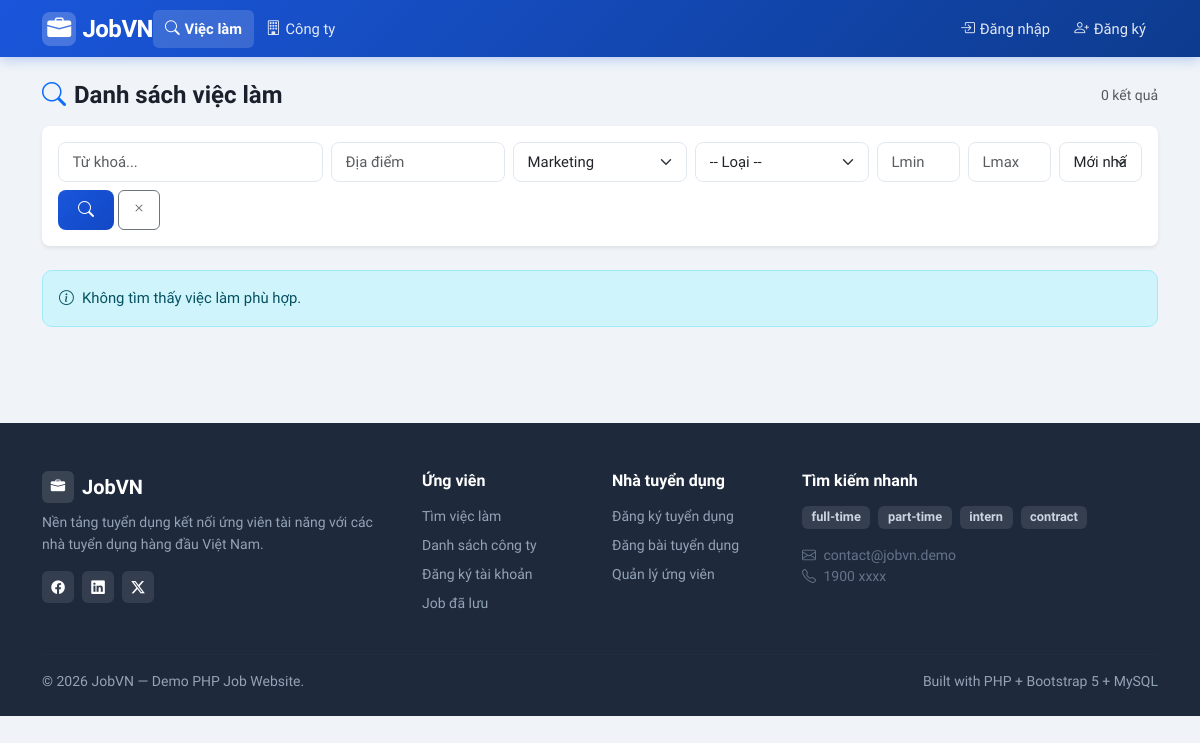
Page /index.php?page=jobs&category=Marketing on the earlier database version.
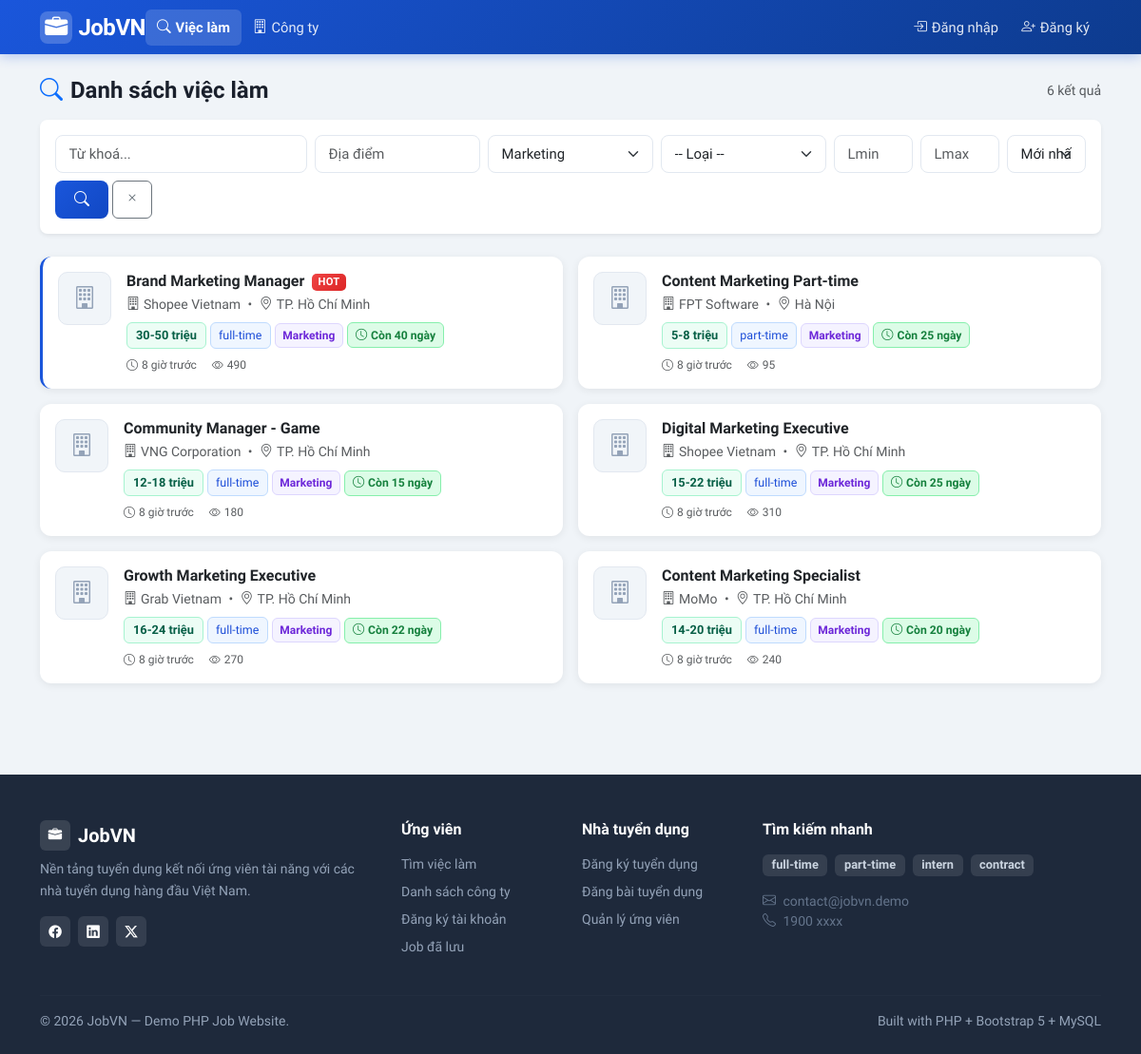
Same page on the later database version.
### tables this page shows
CREATE TABLE jobs (
    id INT AUTO_INCREMENT PRIMARY KEY,
    company_id INT NOT NULL,
    employer_id INT NOT NULL,                    
    title VARCHAR(200) NOT NULL,
    description TEXT NOT NULL,
    requirements TEXT NULL,
    location VARCHAR(200) NULL,
    salary_min INT NULL,                         
    salary_max INT NULL,                         
    job_type ENUM('full-time','part-time','intern','contract') NOT NULL DEFAULT 'full-time',
    is_active TINYINT(1) NOT NULL DEFAULT 1,
    is_hot TINYINT(1) NOT NULL DEFAULT 0,        
    views INT NOT NULL DEFAULT 0,                
    expired_at DATETIME NULL,                    
    category VARCHAR(50) NOT NULL DEFAULT 'Công nghệ thông tin',   
    created_at DATETIME NOT NULL DEFAULT CURRENT_TIMESTAMP,
    FOREIGN KEY (company_id) REFERENCES companies(id) ON DELETE CASCADE,
    FOREIGN KEY (employer_id) REFERENCES users(id) ON DELETE CASCADE
);

CREATE TABLE companies (
    id INT AUTO_INCREMENT PRIMARY KEY,
    owner_id INT NOT NULL,                       
    name VARCHAR(200) NOT NULL,
    description TEXT NULL,
    location VARCHAR(200) NULL,
    website VARCHAR(200) NULL,
    logo VARCHAR(255) NULL,                      
    created_at DATETIME NOT NULL DEFAULT CURRENT_TIMESTAMP,
    UNIQUE KEY uq_company_owner (owner_id),      
    FOREIGN KEY (owner_id) REFERENCES users(id) ON DELETE CASCADE
);

### public/index.php (called while the page is built, shortened)
<?php
require_once __DIR__ . '/../src/db.php';
require_once __DIR__ . '/../src/helpers.php';
$routes = [
    'home'                    => 'home.php',
    'login'                   => 'login.php',
    'register'                => 'register.php',
    'logout'                  => 'logout.php',
    'jobs'                    => 'jobs.php',
    'job_detail'              => 'job_detail.php',
    'companies'               => 'companies.php',
    'company_detail'          => 'company_detail.php',
    'download_cv'             => 'download_cv.php',
    'user/apply'              => 'user/apply.php',
    'user/my_applications'    => 'user/my_applications.php',
    'user/profile'            => 'user/profile.php',
    'user/saved_jobs'         => 'user/saved_jobs.php',
    'user/become_employer'    => 'user/become_employer.php',
    'employer/dashboard'      => 'employer/dashboard.php',
    'employer/jobs'           => 'employer/jobs.php',
    'employer/job_form'       => 'employer/job_form.php',
    'employer/job_delete'     => 'employer/job_delete.php',
    'employer/applications'   => 'employer/applications.php',
    'employer/company'        => 'employer/company.php',
    'admin/dashboard'         => 'admin/dashboard.php',
    'admin/users'             => 'admin/users.php',
    'admin/user_delete'       => 'admin/user_delete.php',
    'admin/jobs'              => 'admin/jobs.php',
    'admin/job_delete'        => 'admin/job_delete.php',
    'admin/companies'             => 'admin/companies.php',
    'admin/applications'          => 'admin/applications.php',
    'admin/employer_requests'     => 'admin/employer_requests.php',
];
$page = $_GET['page'] ?? 'home';
$file = __DIR__ . '/../src/pages/' . $routes[$page];
require $file;

### src/db.php (called while the page is built, shortened)
<?php
function db(): PDO
{
    static $pdo = null;
    if ($pdo === null) {
        $dsn = 'mysql:host=' . DB_HOST . ';port=' . DB_PORT . ';dbname=' . DB_NAME . ';charset=utf8mb4';
        $attempts = 0;
        while (true) {
            try {
                $pdo = new PDO($dsn, DB_USER, DB_PASS, [
                    PDO::ATTR_ERRMODE              => PDO::ERRMODE_EXCEPTION,
                    PDO::ATTR_DEFAULT_FETCH_MODE   => PDO::FETCH_ASSOC,
                    PDO::ATTR_EMULATE_PREPARES     => false,
                    PDO::MYSQL_ATTR_INIT_COMMAND   => "SET NAMES utf8mb4 COLLATE utf8mb4_unicode_ci",
                ]);
                break;
            } catch (PDOException $e) {
                $attempts++;
                if ($attempts >= 10) {
                    die('Không kết nối được MySQL: ' . $e->getMessage());
                }
                sleep(1);
            }
        }
    }
    return $pdo;
}

### src/pages/jobs.php (the view, shortened to what the changed rows need)
<?php
$category = $_GET['category'] ?? '';
$sort     = $_GET['sort'] ?? 'newest';
$page     = max(1, (int)($_GET['p'] ?? 1));
$perPage  = 10;
$validCategories = ['Công nghệ thông tin', 'Marketing', 'Thiết kế', 'Tài chính', 'HR', 'Bán hàng', 'Vận hành', 'Khác'];
$sql    = "SELECT j.*, c.name AS company_name, c.logo AS company_logo
           FROM jobs j JOIN companies c ON c.id = j.company_id
           WHERE j.is_active = 1";
$params = [];
if ($category && in_array($category, $validCategories, true)) {
    $sql .= " AND j.category = ?";
    $params[] = $category;
}
$countSql  = str_replace('SELECT j.*, c.name AS company_name, c.logo AS company_logo', 'SELECT COUNT(*)', $sql);
$countStmt = db()->prepare($countSql);
$countStmt->execute($params);
$total = (int)$countStmt->fetchColumn();
$orderBy = match($sort) {
    'salary_desc' => 'j.salary_max DESC, j.salary_min DESC',
    'views_desc'  => 'j.views DESC',
    default       => 'j.is_hot DESC, j.created_at DESC',
};
$sql .= " ORDER BY $orderBy LIMIT $perPage OFFSET " . (($page - 1) * $perPage);
$stmt = db()->prepare($sql);
$stmt->execute($params);
$jobs = $stmt->fetchAll();
require __DIR__ . '/../layout/header.php';
?>
<div class="d-flex justify-content-between align-items-center mb-3">
    <h4 class="fw-700 mb-0"><i class="bi bi-search me-2 text-primary"></i>Danh sách việc làm</h4>
    <span class="text-muted small"><?= $total ?> kết quả</span>
</div>
<div class="card border-0 shadow-sm rounded-3 mb-4">
    <div class="card-body p-3">
    </div>
</div>
<?php if (!$jobs): ?>
    <div class="alert alert-info">
        <i class="bi bi-info-circle me-2"></i>Không tìm thấy việc làm phù hợp.
    </div>
<?php endif; ?>
<div class="row g-3 mb-4">
<?php foreach ($jobs as $j): ?>
    <div class="col-md-6">
        <div class="card job-card h-100 position-relative <?= $j['is_hot'] ? 'hot' : '' ?>">
            <div class="card-body p-3">
                <div class="d-flex align-items-start gap-3">
                    <?php if ($j['company_logo']): ?>
                        <img src="/uploads/logos/<?= e($j['company_logo']) ?>"
                             alt="<?= e($j['company_name']) ?>"
                             class="company-logo flex-shrink-0">
                    <?php else: ?>
                        <div class="company-logo-placeholder flex-shrink-0">
                            <i class="bi bi-building"></i>
                        </div>
                    <?php endif; ?>
                    <div class="flex-grow-1 min-w-0">
                        <div class="d-flex justify-content-between align-items-start">
                            <h6 class="fw-600 mb-1 me-2">
                                <a href="<?= e(url('job_detail', ['id' => $j['id']])) ?>"
                                   class="text-decoration-none text-dark stretched-link">
                                    <?= e($j['title']) ?>
                                </a>
                                <?php if ($j['is_hot']): ?>
                                    <span class="badge-hot ms-1">HOT</span>
                                <?php endif; ?>
                            </h6>
                        </div>
                        <div class="text-muted small mb-2">
                            <i class="bi bi-building me-1"></i><?= e($j['company_name']) ?>
                            <span class="mx-1">•</span>
                            <i class="bi bi-geo-alt me-1"></i><?= e($j['location']) ?>
                        </div>
                        <div class="d-flex flex-wrap gap-1 align-items-center">
                            <span class="badge-salary"><?= e(format_salary($j['salary_min'], $j['salary_max'])) ?></span>
                            <span class="badge-type"><?= e($j['job_type']) ?></span>
                            <?php if (!empty($j['category'])): ?>
                                <span class="badge-category"><?= e($j['category']) ?></span>
                            <?php endif; ?>
                            <?= deadline_badge($j['expired_at'] ?? null) ?>
                        </div>
                        <div class="text-muted mt-2 d-flex gap-3" style="font-size:0.75rem">
                            <span><i class="bi bi-clock me-1"></i><?= time_ago($j['created_at']) ?></span>
                            <span><i class="bi bi-eye me-1"></i><?= format_views($j['views']) ?></span>
                        </div>
                    </div>
                </div>
            </div>
        </div>
    </div>
<?php endforeach; ?>
</div>
<?php require __DIR__ . '/../layout/footer.php';

### src/layout/footer.php (shortened to what the changed rows need)
</main>
<footer class="mt-5 pt-5 pb-4" style="background:#1e293b;color:#94a3b8">
    <div class="container">
        <div class="row g-4 mb-4">
            <div class="col-md-4">
                <div class="d-flex flex-wrap gap-2">
                    <?php foreach (['full-time','part-time','intern','contract'] as $t): ?>
                        <a href="<?= e(url('jobs', ['job_type' => $t])) ?>"
                           class="badge text-decoration-none"
                           style="background:rgba(255,255,255,0.1);color:#cbd5e1;font-size:0.8rem;padding:0.4em 0.75em;border-radius:6px">
                            <?= $t ?>
                        </a>
                    <?php endforeach; ?>
                </div>
            </div>
        </div>
    </div>
</footer>
</body>
</html>

### src/helpers.php (shortened to what the changed rows need)
<?php
function e($v): string
{
    return htmlspecialchars((string)$v, ENT_QUOTES, 'UTF-8');
}
function url(string $page, array $params = []): string
{
    $params = array_merge(['page' => $page], $params);
    return BASE_URL . '?' . http_build_query($params);
}
function format_salary(?int $min, ?int $max): string
{
    if ($min && $max) return $min . '-' . $max . ' triệu';
    return 'Đến ' . $max . ' triệu';
}
function time_ago(string $datetime): string
{
    $diff = time() - strtotime($datetime);
    if ($diff < 86400)     return (int)($diff / 3600) . ' giờ trước';
    return date('d/m/Y', strtotime($datetime));
}
function deadline_badge(?string $expiredAt): string
{
    $diff = (int)ceil((strtotime($expiredAt) - time()) / 86400);
    return '<span class="badge-deadline normal"><i class="bi bi-clock me-1"></i>Còn ' . $diff . ' ngày</span>';
}
function format_views(int $views): string
{
    return (string)$views;
}

Differences in the rows shown:
added jobs: title "Brand Marketing Manager", is_hot "HOT", company.name "Shopee Vietnam", location "TP. Hồ Chí Minh", format_salary($j['salary_min'], $j['salary_max']) "30-50 triệu", job_type "full-time", category "Marketing", expired_at "40", created_at "8 giờ trước", views "490"
added jobs: title "Content Marketing Part-time", company.name "FPT Software", location "Hà Nội", format_salary($j['salary_min'], $j['salary_max']) "5-8 triệu", job_type "part-time", category "Marketing", expired_at "25", created_at "8 giờ trước", views "95"
added jobs: title "Community Manager - Game", company.name "VNG Corporation", location "TP. Hồ Chí Minh", format_salary($j['salary_min'], $j['salary_max']) "12-18 triệu", job_type "full-time", category "Marketing", expired_at "15", created_at "8 giờ trước", views "180"
added jobs: title "Digital Marketing Executive", company.name "Shopee Vietnam", location "TP. Hồ Chí Minh", format_salary($j['salary_min'], $j['salary_max']) "15-22 triệu", job_type "full-time", category "Marketing", expired_at "25", created_at "8 giờ trước", views "310"
added jobs: title "Growth Marketing Executive", company.name "Grab Vietnam", location "TP. Hồ Chí Minh", format_salary($j['salary_min'], $j['salary_max']) "16-24 triệu", job_type "full-time", category "Marketing", expired_at "22", created_at "8 giờ trước", views "270"
added jobs: title "Content Marketing Specialist", company.name "MoMo", location "TP. Hồ Chí Minh", format_salary($j['salary_min'], $j['salary_max']) "14-20 triệu", job_type "full-time", category "Marketing", expired_at "20", created_at "8 giờ trước", views "240"
Other differences:
$total: "0" → "6"
text no longer shown: "Không tìm thấy việc làm phù hợp."
